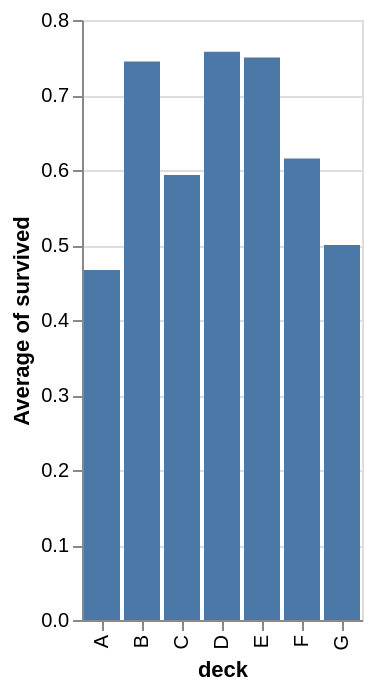

Notebook code cell kept with this figure:
### Code cell
alt.Chart(data).mark_bar().transform_filter(
    'datum.deck != null'
).encode(
    x='deck',
    y='average(survived)')

### Figure 1 — Vega-Lite specification as saved in the notebook (floating-point values rounded to 4 significant figures; data arrays with more than 128 entries replaced by an {"elided": "..."} marker saying what was removed)
{"config": {"view": {"continuousWidth": 300, "continuousHeight": 300}}, "data": {"name": "data-0c38bb19a9fd97a919c8e685b97dc7d4"}, "mark": {"type": "bar"}, "encoding": {"x": {"field": "deck", "type": "nominal"}, "y": {"aggregate": "average", "field": "survived", "type": "quantitative"}}, "transform": [{"filter": "datum.deck != null"}], "$schema": "https://vega.github.io/schema/vega-lite/v5.20.1.json", "datasets": {"data-0c38bb19a9fd97a919c8e685b97dc7d4": {"elided": "891 records"}}}
